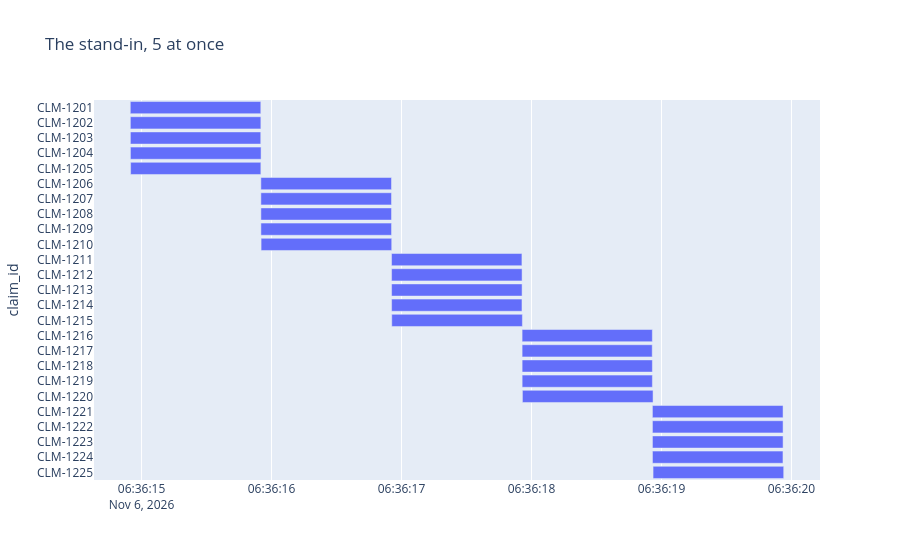

Here is the notebook cell this chart was saved with:
### Code cell
def show_timeline(results, title): # Show a timeline of claims for visualization purposes
    """ Draw each claim as a bar from when it started to  to when it ended"""
    fig = px.timeline(pd.DataFrame(results),
                      x_start='started', 
                      x_end='finished', 
                      y='claim_id',
                      title=title)
    fig.update_yaxes(autorange='reversed')
    fig.show()

result = dispatcher.invoke({}, {'max_concurrency': 5})
show_timeline(result['results'], 'The stand-in, 5 at once')

### Figure 1 — Plotly figure (JSON) as saved in the notebook; plotly's stock layout.template omitted (floating-point values rounded to 4 significant figures)
{"data": [{"base": ["2026-11-06T06:36:14.913461", "2026-11-06T06:36:14.913903", "2026-11-06T06:36:14.914165", "2026-11-06T06:36:14.914433", "2026-11-06T06:36:14.915916", "2026-11-06T06:36:15.917940", "2026-11-06T06:36:15.918092", "2026-11-06T06:36:15.918213", "2026-11-06T06:36:15.918317", "2026-11-06T06:36:15.919674", "2026-11-06T06:36:16.923414", "2026-11-06T06:36:16.923571", "2026-11-06T06:36:16.923699", "2026-11-06T06:36:16.923812", "2026-11-06T06:36:16.924941", "2026-11-06T06:36:17.927724", "2026-11-06T06:36:17.927874", "2026-11-06T06:36:17.928004", "2026-11-06T06:36:17.928126", "2026-11-06T06:36:17.930169", "2026-11-06T06:36:18.930307", "2026-11-06T06:36:18.930473", "2026-11-06T06:36:18.930604", "2026-11-06T06:36:18.930729", "2026-11-06T06:36:18.935358"], "hovertemplate": "started=%{base}<br>finished=%{x}<br>claim_id=%{y}<extra></extra>", "legendgroup": "", "marker": {"color": "#636efa", "pattern": {"shape": ""}}, "name": "", "orientation": "h", "showlegend": false, "textposition": "auto", "type": "bar", "x": [1004, 1004, 1003, 1005, 1002, 1005, 1005, 1005, 1005, 1005, 1003, 1004, 1004, 1003, 1005, 1002, 1001, 1002, 1002, 1005, 1005, 1005, 1005, 1004, 1005], "xaxis": "x", "y": ["CLM-1201", "CLM-1202", "CLM-1203", "CLM-1204", "CLM-1205", "CLM-1206", "CLM-1207", "CLM-1208", "CLM-1209", "CLM-1210", "CLM-1211", "CLM-1212", "CLM-1213", "CLM-1214", "CLM-1215", "CLM-1216", "CLM-1217", "CLM-1218", "CLM-1219", "CLM-1220", "CLM-1221", "CLM-1222", "CLM-1223", "CLM-1224", "CLM-1225"], "yaxis": "y"}], "layout": {"barmode": "overlay", "legend": {"tracegroupgap": 0}, "title": {"text": "The stand-in, 5 at once"}, "xaxis": {"anchor": "y", "domain": [0, 1], "type": "date"}, "yaxis": {"anchor": "x", "autorange": "reversed", "domain": [0, 1], "title": {"text": "claim_id"}}}}
